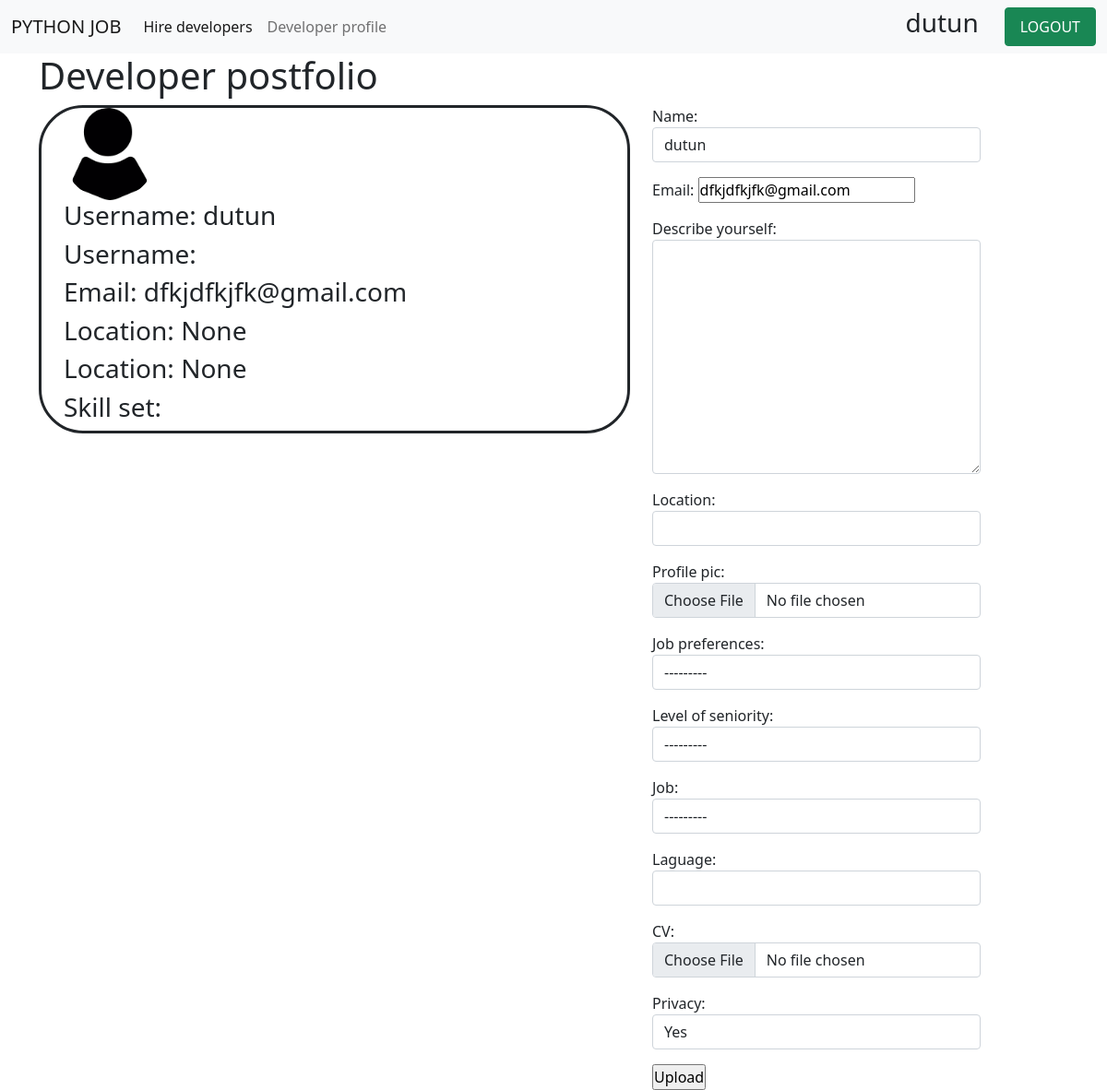
Page /developer_profile/ (signed in) on the committed database.
### jobs/models.py (models this page shows, shortened)
class developer(models.Model):
    user = models.OneToOneField(User, null=True, blank=True, on_delete=models.CASCADE)
    name = models.CharField(max_length=100,null=True, )
    email= models.CharField(max_length=100, null=True)
    Describe_yourself = models.TextField( null=True)
    Location = models.CharField(max_length=200, null=True)
    profile_pic= models.FileField(upload_to='images/', null=True,default="images/profile1.png")
    Job_preferences = models.CharField(max_length=100, null=True, choices=Job_search_status)
    Level_of_seniority = models.CharField(max_length=100, null=True, choices=Level)
    Job = models.CharField(max_length=100, null=True, choices=Job_type)
    laguage =  models.CharField(max_length=200, null=True)
    CV= models.FileField(upload_to='files/', null=True,)
    Privacy = models.BooleanField(default=True,null=True, blank=True)

### jobs/views.py (the view)
# urls.py: path('developer_profile/', views.developer_profile, name='developer_profile'),
@login_required(login_url='account_login')
def developer_profile(request):
    dev = developer.objects.get(user=request.user)
    form= DeveloperForm(request.POST or None, request.FILES or None, instance=dev)
    if form.is_valid():
        form.save()
        form = DeveloperForm
    context = {'form':form, 'dev':dev}
    return render(request, 'developer_profile_page.html', context )

### jobs/forms.py
class DeveloperForm(forms.ModelForm):
    class Meta:
        model= developer
        fields= '__all__'
        exclude =  ['user']
        widgets = {
            'name':forms.TextInput(attrs={'class': 'form-control'}),
            'Describe_yourself':forms.Textarea(attrs={'class': 'form-control'}),
            'Location':forms.TextInput(attrs={'class': 'form-control'}),
            'profile_pic':forms.FileInput(attrs={'class': 'form-control'}),
            'Job_preferences':forms.Select(attrs={'class': 'form-control'}),
            'Level_of_seniority':forms.Select(attrs={'class': 'form-control'}),
            'Job':forms.Select(attrs={'class': 'form-control'}),
            'Skill_Set':forms.TextInput(attrs={'class': 'form-control'}),
            'laguage':forms.TextInput(attrs={'class': 'form-control'}),
            'CV':forms.FileInput(attrs={'class': 'form-control'}),
            'Privacy':forms.NullBooleanSelect(attrs={'class': 'form-control'}),
        }

### templates/developer_profile_page.html (shortened to what this page needs)
{% extends 'base.html' %}
{% block content %}
{% load static %}
<div class="container">
    <div>
        <h1>Developer postfolio</h1>
    </div>
    <div class="row">
        <div class="col-md-7">
            <div class="dev">
            <div class="container">
                <img class="dev_pic" src="{{dev.profile_pic.url}}" alt="" width="100">
                <h3> Username: <span>{{request.user}} </span></h2>
                <h3> Username: </h2>
                <h3 class="test_tets"> Email: <span>{{dev.email}}</span></h2>
                <h3> Location: <span>{{dev.Location}}</span></h2>
                <h3  class="test_tets"> Location: <span class="test_tets">{{dev.laguage}}</span></h2>
                <h3> Skill  set: </h2>
            </div>
            </div>
        </div>
        <div class="col-md-4">
        <form enctype="multipart/form-data" method="POST" action="">
            <div class="form-group">
                {{ form.as_p }}
            <input type="submit" value="Upload"/>
            </div>
        </form>
        </div>
        <div class="col-md-1"></div>
    </div>
</div>
{% endblock content %}

### templates/base.html (shortened to what this page needs)
{% load static %}
<html lang="en">
<head>
<link href="https://cdn.jsdelivr.net/npm/bootstrap@5.0.0-beta1/dist/css/bootstrap.min.css" rel="stylesheet">
<link rel="stylesheet" type="text/css" href="{% static 'css/style.css' %}">
</head>
<body>
        <nav class="navbar navbar-expand-lg navbar-light bg-light">
            <div class="container-fluid">
              <a class="navbar-brand" href="{%  url 'home'%}">PYTHON JOB</a>
              <div class="collapse navbar-collapse" id="navbarSupportedContent">
                <ul class="navbar-nav me-auto mb-2 mb-lg-0">
                  <li class="nav-item">
                    <a class="nav-link active" aria-current="page" href="{% url 'Hire_developers' %}"> Hire developers</a>
                  </li>
                  <li class="nav-item">
                    <a class="nav-link" href="{% url 'developer_profile' %}">Developer profile</a>
                  </li>
                   </ul>
                <div class="d-flex">
                    {% if user.is_authenticated %}
                    <h3 style="margin-right: 1em;">{{request.user}}</h3>
                    <a class="nav-link btn btn-success" href="{% url  'account_logout' %}">  LOGOUT</a>
                    {% else %}
                    <a class="nav-link btn btn-primary" style="margin-right: 1em;" href="{% url  'account_login' %}"> login </a>
                    <a class="nav-link btn btn-warning " href="{% url  'account_signup' %}"> Signup </a>
                    {% endif %}
                   </div>
              </div>
            </div>
          </nav>
          {% block content %}
          {% endblock content %}
</body>
</html>

### static/css/style.css (style rules this page uses)
* { margin: 0; padding: 0; }
.dev_pic { width: 100px; height: 100px; border-radius: 50px; }
.dev { border: solid ; border-radius: 3em; overflow-wrap: break-word; }

### rows in the picture
developer: profile_pic (picture), email "dfkjdfkjfk@gmail.com", Location "None", laguage "None", name "dutun", Job_preferences "---------", Level_of_seniority "---------", Job "---------", Privacy "Yes"

### other values in the picture
{{ request.user }} "dutun"
